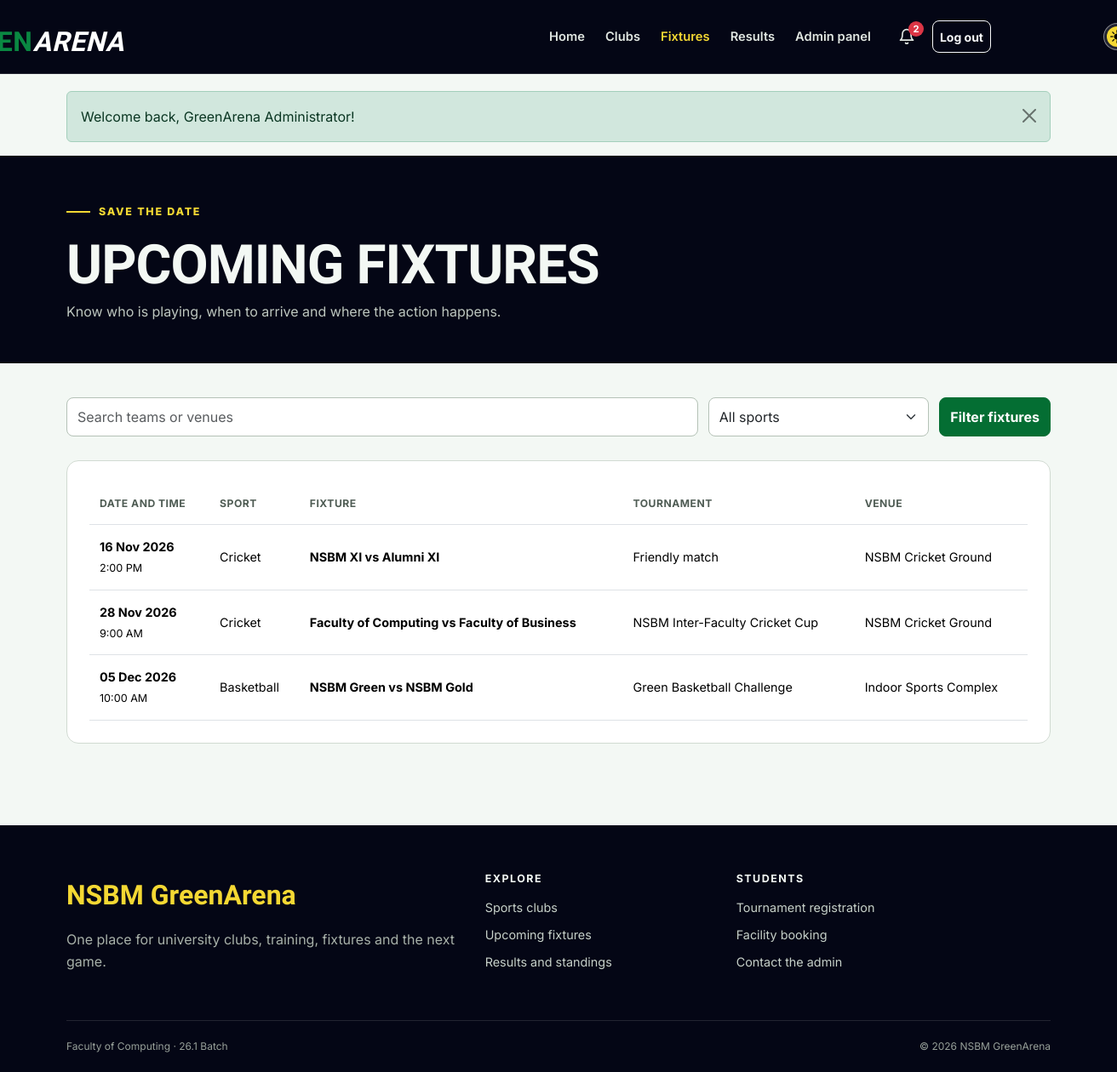
The app's page /fixtures.php (signed in) with its own data.
### tables this page shows
CREATE TABLE matches (
    id INT UNSIGNED AUTO_INCREMENT PRIMARY KEY,
    tournament_id INT UNSIGNED NULL,
    sport VARCHAR(80) NOT NULL,
    home_team VARCHAR(100) NOT NULL,
    away_team VARCHAR(100) NOT NULL,
    match_datetime DATETIME NOT NULL,
    venue VARCHAR(120) NOT NULL,
    status ENUM('scheduled', 'completed', 'cancelled') NOT NULL DEFAULT 'scheduled',
    home_score SMALLINT UNSIGNED NULL,
    away_score SMALLINT UNSIGNED NULL,
    created_at TIMESTAMP DEFAULT CURRENT_TIMESTAMP,
    FOREIGN KEY (tournament_id) REFERENCES tournaments(id) ON DELETE SET NULL
);

CREATE TABLE tournaments (
    id INT UNSIGNED AUTO_INCREMENT PRIMARY KEY,
    name VARCHAR(120) NOT NULL,
    sport VARCHAR(80) NOT NULL,
    description TEXT NOT NULL,
    start_date DATE NOT NULL,
    end_date DATE NOT NULL,
    venue VARCHAR(120) NOT NULL,
    registration_deadline DATE NOT NULL,
    max_teams SMALLINT UNSIGNED NOT NULL DEFAULT 8,
    status ENUM('upcoming', 'ongoing', 'completed') NOT NULL DEFAULT 'upcoming',
    created_at TIMESTAMP DEFAULT CURRENT_TIMESTAMP
);

### includes/functions.php (called while the page is built, shortened)
<?php
function e($value)
{
    return htmlspecialchars($value ?? '', ENT_QUOTES);
}
function run_query($sql, $params = [])
{
    global $connection;
    $statement = mysqli_prepare($connection, $sql);
    if (count($params) > 0) {
        $types = str_repeat('s', count($params));
        mysqli_stmt_bind_param($statement, $types, ...$params);
    }
    if (!mysqli_stmt_execute($statement)) {
        die('SQL error: ' . mysqli_stmt_error($statement));
    }
    return $statement;
}
function fetch_all($sql, $params = [])
{
    $statement = run_query($sql, $params);
    $result = mysqli_stmt_get_result($statement);
    return mysqli_fetch_all($result, MYSQLI_ASSOC);
}
function format_date($date, $format = 'd M Y')
{
    if ($date) {
        return date($format, strtotime($date));
    }
    return 'Not set';
}
function format_time($time)
{
    if ($time) {
        return date('g:i A', strtotime($time));
    }
    return 'Not set';
}

### fixtures.php (the view, shortened to what this page needs)
<?php
$search = trim($_GET['search'] ?? '');
$conditions = ["m.status = 'scheduled'", 'm.match_datetime >= NOW()'];
$params = [];
$matches = fetch_all('SELECT m.*, t.name AS tournament_name
    FROM matches m
    LEFT JOIN tournaments t ON t.id = m.tournament_id
    WHERE ' . implode(' AND ', $conditions) . ' ORDER BY m.match_datetime', $params);
include __DIR__ . '/includes/header.php';
?>
<section class="page-hero">
    <div class="container"><span class="hero-kicker">Save the date</span>
        <h1>Upcoming fixtures</h1><p>Know who is playing, when to arrive and where the action happens.</p>
    </div>
</section>
<section class="page-content">
    <div class="container">
        <form class="filter-bar" method="get" role="search">
            <div>
                <input class="form-control" type="search" id="search" name="search" value="<?= e($search) ?>" placeholder="Search teams or venues">
            </div>
            <div>
                <select class="form-select" id="sport" name="sport">
                    <option value="">All sports</option>
                </select>
            </div><button class="btn btn-sport" type="submit">Filter fixtures</button>
        </form>
        <?php if ($matches): ?>
            <div class="content-panel">
                <div class="table-responsive">
                    <table class="table">
                        <thead>
                            <tr>
                                <th>Date and time</th>
                                <th>Sport</th>
                                <th>Fixture</th>
                                <th>Tournament</th>
                                <th>Venue</th>
                            </tr>
                        </thead>
                        <tbody>
                            <?php foreach ($matches as $match): ?>
                                <tr>
                                    <td><strong><?= format_date($match['match_datetime']) ?></strong><br><small><?= format_time($match['match_datetime']) ?></small></td>
                                    <td><?= e($match['sport']) ?></td>
                                    <td><strong><?= e($match['home_team']) ?> vs <?= e($match['away_team']) ?></strong></td>
                                    <td><?= e($match['tournament_name'] ?? 'Friendly match') ?></td>
                                    <td><?= e($match['venue']) ?></td>
                            </tr><?php endforeach; ?>
                        </tbody>
                    </table>
                </div>
        </div><?php else: ?>
            <div class="empty-state">
                <h2>No matching fixtures</h2>
                <p>Try another filter or check back after the next schedule update.</p><a class="btn btn-sport" href="<?= e(url('fixtures.php')) ?>">Clear filters</a>
        </div><?php endif; ?>
    </div>
</section>
<?php include __DIR__ . '/includes/footer.php'; ?>

### assets/css/style.css (style rules this page uses)
:root { --navy-950: #040615; --navy-900: #0d1023; --navy-800: #191d34; --green-600: #0a8842; --green-700: #046e33; --green-800: #055728; --yellow-400: #f4d833; --paper-50: #f3f8f4; --paper-100: #e7efe9; --ink-900: #122119; --ink-600: #4f5c54; --page-bg: var(--paper-50); --page-text: var(--ink-900); --muted-text: var(--ink-600); --brand: var(--green-700); --brand-hover: var(--green-800); --highlight: var(--yellow-400); --highlight2: var(--green-600); --dark-surface: var(--navy-950); --line: #d1dad2; --radius-sm: 8px; --radius-md: 14px; --radius-lg: 22px; --shadow: 0 12px 32px rgba(11, 26, 18, 0.08); }
* { box-sizing: border-box; }
html { scroll-behavior: smooth; }
body { min-height: 100dvh; margin: 0; background: var(--page-bg); color: var(--page-text); font-family: "Inter", sans-serif; font-size: 16px; line-height: 1.65; }
button, a, input, select, textarea { transition: color 180ms ease-out, background-color 180ms ease-out, border-color 180ms ease-out, transform 180ms ease-out; }
h1, h2, h3, h4, .display-font { font-family: "Barlow Condensed", sans-serif; font-weight: 700; line-height: 1.05; letter-spacing: -0.015em; }
h1 { font-size: clamp(2.5rem, 6vw, 4.8rem); }
p { max-width: 72ch; }
.container { max-width: 1180px; }
.btn { min-height: 44px; display: inline-flex; align-items: center; justify-content: center; gap: 8px; font-weight: 700; border-radius: var(--radius-sm); }
.btn-sport { background: var(--brand); border-color: var(--brand); color: #fff; }
.hero-kicker, .section-kicker { display: inline-flex; align-items: center; gap: 10px; margin-bottom: 18px; color: var(--brand); font-size: 0.78rem; font-weight: 800; letter-spacing: 0.14em; text-transform: uppercase; }
.hero-kicker { color: var(--highlight); }
.hero-kicker::before, .section-kicker::before { content: ""; width: 28px; height: 2px; background: currentColor; }
.page-hero { background: var(--dark-surface); color: var(--paper-50); padding: 48px 0; }
.page-hero h1 { margin-bottom: 8px; font-size: clamp(2.6rem, 5vw, 4rem); text-transform: uppercase; }
.page-hero p { margin: 0; color: #bec7bf; }
.page-content { padding: 40px 0 72px; }
.content-panel { padding: 26px; margin-bottom: 24px; background: #fff; border: 1px solid var(--line); border-radius: var(--radius-md); }
.filter-bar { display: grid; grid-template-columns: minmax(180px, 1fr) minmax(150px, 0.35fr) auto; gap: 12px; margin-bottom: 28px; }
.form-control, .form-select { min-height: 46px; border-radius: var(--radius-sm); border-color: #b5c2b7; }
.table { margin-bottom: 0; vertical-align: middle; }
.table > :not(caption) > * > * { padding: 14px 12px; }
.table thead th { color: var(--muted-text); font-size: 0.76rem; letter-spacing: 0.04em; text-transform: uppercase; white-space: nowrap; }
.table tbody td { font-size: 0.9rem; }

### records on screen
matches: match_datetime "16 Nov 2026", match_datetime "2:00 PM", sport "Cricket", home_team "NSBM XI", away_team "Alumni XI", tournament_name "Friendly match", venue "NSBM Cricket Ground"
matches: match_datetime "28 Nov 2026", match_datetime "9:00 AM", sport "Cricket", home_team "Faculty of Computing", away_team "Faculty of Business", tournament.name "NSBM Inter-Faculty Cricket Cup", venue "NSBM Cricket Ground"
matches: match_datetime "05 Dec 2026", match_datetime "10:00 AM", sport "Basketball", home_team "NSBM Green", away_team "NSBM Gold", tournament.name "Green Basketball Challenge", venue "Indoor Sports Complex"

### other values on screen
$unreadNotifications "2"
$message['message'] "Welcome back, GreenArena Administrator!"
